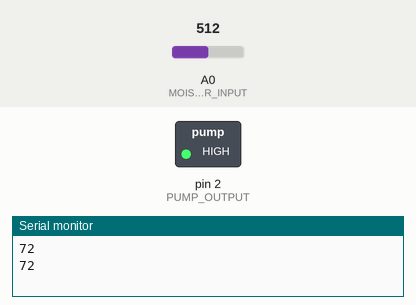
A sketch run on a simulated Arduino Uno, built with avr-gcc and run on an emulated ATmega328P. On the bench: switched loads named in the sketch (green lamp = pin HIGH), the last lines printed to the serial monitor. Inputs (shaded band) come from the test bench; at power-on: A0 (MOISTURE_SENSOR_INPUT) = 512.

Above: at 1.8 s.
1.9 s: A0 (MOISTURE_SENSOR_INPUT) set to 536
At 3.2 s:
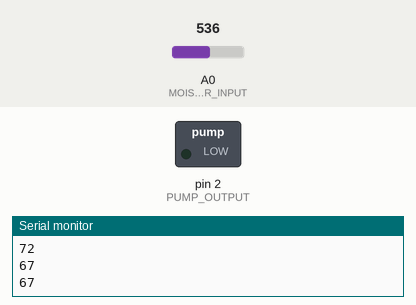
3.5 s: A0 (MOISTURE_SENSOR_INPUT) set to 511
At 4.8 s:
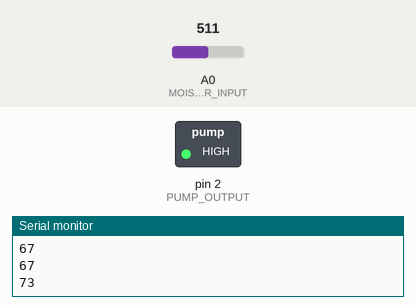
5.5 s: A0 (MOISTURE_SENSOR_INPUT) set to 716
At 6.3 s:
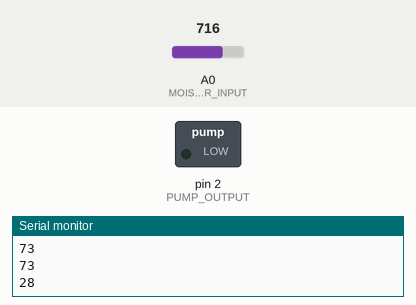
Timing chart, 0 to 8.5 s (numbered marks = the images above; inputs shaded):
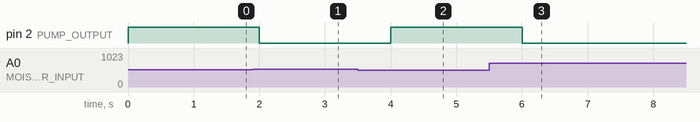

The sketch:

Watering.ino
```cpp
#define MOISTURE_MIN 845
#define MOISTURE_MAX 388
#define MOISTURE_TRESHOLD_PERCENT 70

#define MOISTURE_SENSOR_INPUT A0
#define PUMP_OUTPUT 2

void setup() {
  // put your setup code here, to run once:
  pinMode(PUMP_OUTPUT, OUTPUT);
  togglePump(false);

  Serial.begin(9600);
}

void loop() {
  int moisturePercent = getMoisture();
  Serial.println(moisturePercent);

  if (moisturePercent <= MOISTURE_TRESHOLD_PERCENT) {
    togglePump(true);
  } else {
    togglePump(false);
  }

  delay(1000);
}


/*
 * HELPER FUNCTIONS
 */

int getMoisture() {
  int moisture = analogRead(MOISTURE_SENSOR_INPUT);
  return map(moisture, MOISTURE_MIN, MOISTURE_MAX, 0, 100);
}

void togglePump(boolean start) {
  digitalWrite(PUMP_OUTPUT, start ? LOW : HIGH);
}
```

Measured:
- the behaviour switches between 520 and 521 on A0 (MOISTURE_SENSOR_INPUT) (found by bisection; images 0 and 1)
- after the input at 1.9 s, pin 2 (PUMP_OUTPUT): HIGH → LOW after 0.10 s
- after the input at 3.5 s, pin 2 (PUMP_OUTPUT): LOW → HIGH after 0.50 s
- after the input at 5.5 s, pin 2 (PUMP_OUTPUT): HIGH → LOW after 0.50 s
